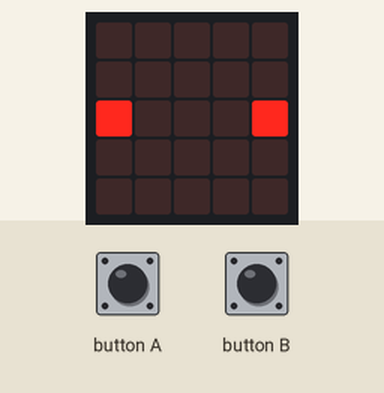
This program was run on a simulated BBC micro:bit running MicroPython. Shown: the board's 5×5 LED display. Inputs (shaded band) come from the test bench.

Above: at 1.2 s.
1.3 s: button A pressed for 0.15 s
At 2.9 s:
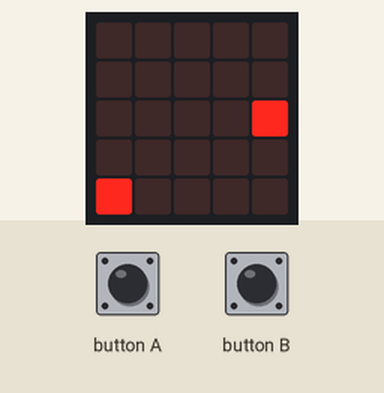
3.2 s: button B pressed for 1 s
At 5.4 s:
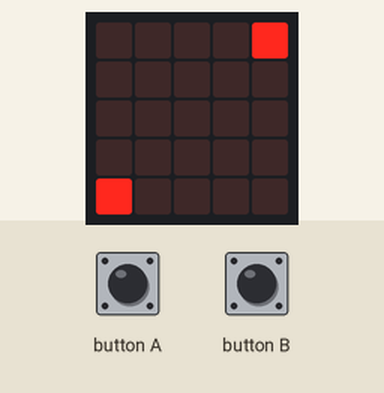
5.7 s: button B pressed for 0.15 s
At 7.5 s:
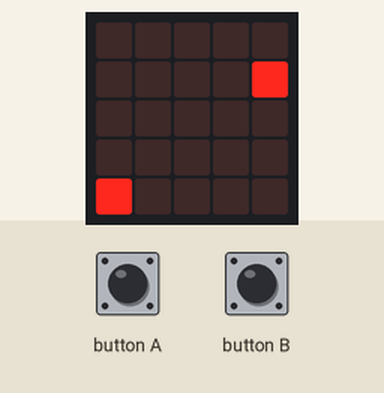
7.8 s: button A pressed for 1 s
At 9.9 s:
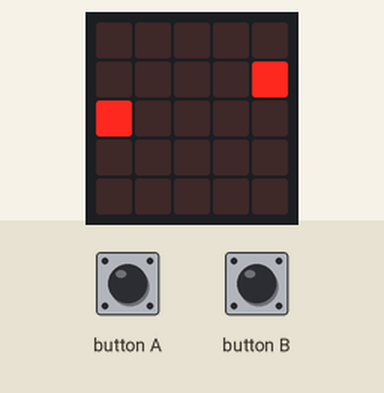
10.3 s: button B pressed for 3.2 s
At 14.7 s:
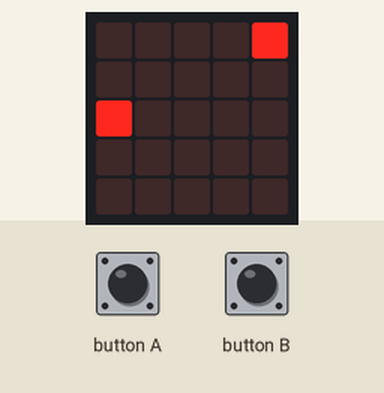
15.0 s: button A pressed for 3.2 s
At 19.7 s:
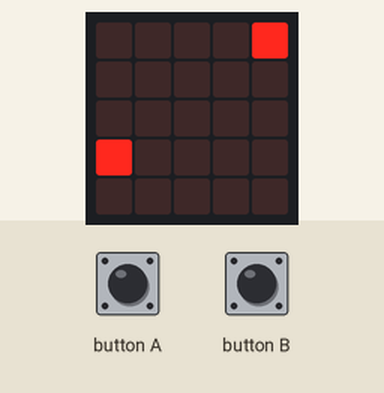

Measured:
- after the input at 1.3 s, the display: first changes after 0.05 s (image 1 shows a later state)
- after the input at 3.2 s, the display: first changes at once (image 2 shows a later state)
- after the input at 5.7 s, the display: changes after 0.09 s (image 3)
- after the input at 7.8 s, the display: first changes after 0.06 s (image 4 shows a later state)
- after the input at 10.3 s, the display: first changes at once (image 5 shows a later state)
- after the input at 15.0 s, the display: first changes after 0.10 s (image 6 shows a later state)

The program:

shoot_olevel.py
```python
import microbit

# Length and height of display
N = 5

# Time delay between frames
DELAY = 100

while True:
    # Position (y-coordinate) of each player
    A_position = N // 2
    B_position = N // 2

    # Direction each player will move for next step
    # True for up, False for down
    A_direction = False
    B_direction = True

    # Whether each button was pressed on the previous frame
    A_pressed = False
    B_pressed = False

    # List of bullets on the screen
    # Each bullet is a list of three items
    # Index 0 is its x-coordinate
    # Index 1 is its y-coordinate
    # Index 2 is its direction of travel (-1 for left, +1 for right)
    bullets = []

    # Winner of game, or None if there is no winner yet
    winner = None

    while True:

        if microbit.button_a.is_pressed():
            # Button A is being pressed, so move player
            if A_direction:
                A_position -= 1
            else:
                A_position += 1
            # If player hits edge, reverse direction
            if A_position == 0 or A_position == N - 1:
                A_direction = not A_direction
            # Keep track that Button A was pressed
            A_pressed = True
        elif A_pressed:
            # Button A was just released, so shoot bullet
            bullets += [[0, A_position, +1]]
            # Keep track that Button A was released
            A_pressed = False

        if microbit.button_b.is_pressed():
            # Button B is being pressed, so move player
            if B_direction:
                B_position -= 1
            else:
                B_position += 1
            # If player hits edge, reverse direction
            if B_position == 0 or B_position == N - 1:
                B_direction = not B_direction
            # Keep track that Button B was pressed
            B_pressed = True
        elif B_pressed:
            # Button B was just released, so shoot bullet
            bullets += [[N - 1, B_position, -1]]
            # Keep track that Button B was released
            B_pressed = False

        # Update positions of bullets
        index = len(bullets) - 1
        while index >= 0:
            bullet = bullets[index]
            bullet[0] += bullet[2]
            # If bullet is off the display, remove it
            if bullet[0] < 0 or bullet[0] >= N:
                bullets = bullets[:index] + bullets[index + 1:]
            index -= 1

        # Draw frame of game on display
        microbit.display.clear()
        microbit.display.set_pixel(0, A_position, 9)
        microbit.display.set_pixel(N - 1, B_position, 9)
        for bullet in bullets:
            microbit.display.set_pixel(bullet[0], bullet[1], 5)
            if bullet[0] == 0 and bullet[1] == A_position:
                winner = 'B'
                break
            if bullet[0] == N - 1 and bullet[1] == B_position:
                winner = 'A'
                break
        if winner:
            break
        microbit.sleep(DELAY)

    microbit.display.scroll(winner + ' WIN')
```
